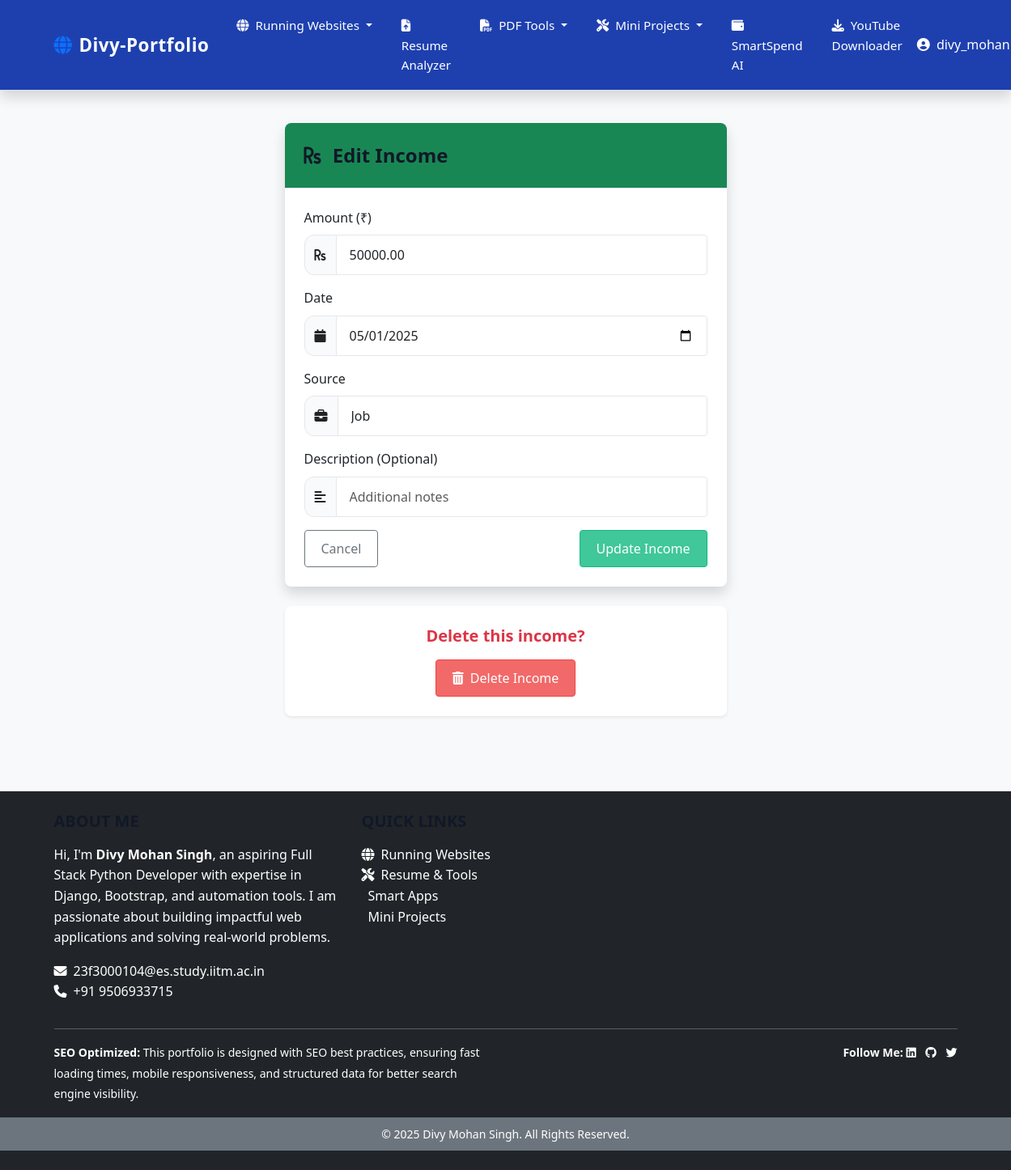
Screenshot of /smartspend/income/edit/1/ (signed in) with the database file from the repository.
### smartspend/models.py (models this page shows, shortened)
class Income(models.Model):
    user = models.ForeignKey(User, on_delete=models.CASCADE)
    amount = models.DecimalField(max_digits=10, decimal_places=2)
    date = models.DateField(default=timezone.now)
    source = models.CharField(max_length=100)
    description = models.CharField(max_length=200, blank=True)
    created_at = models.DateTimeField(auto_now_add=True)

### smartspend/views.py (the view)
# urls.py: path('income/edit/<int:income_id>/', views.edit_income, name='edit_income'),
@login_required
def edit_income(request, income_id):
    income = get_object_or_404(Income, id=income_id, user=request.user)
    if request.method == 'POST':
        form = IncomeForm(request.POST, instance=income)
        if form.is_valid():
            form.save()
            messages.success(request, "Income updated successfully!")
            return redirect('smartspend:list_incomes')
    else:
        form = IncomeForm(instance=income)
    return render(request, 'smartspend/add_income.html', {
        'form': form,
        'income': income,
        'edit_mode': True
    })

### smartspend/forms.py
class IncomeForm(forms.ModelForm):
    class Meta:
        model = Income
        fields = ['amount', 'date', 'source', 'description']
        widgets = {
            'date': forms.DateInput(attrs={'type': 'date'}),
            'source': forms.TextInput(attrs={'placeholder': 'Source of income'}),
            'description': forms.TextInput(attrs={'placeholder': 'Additional notes'}),
        }

### templates/smartspend/add_income.html (shortened to what this page needs)
{% extends 'base.html' %}
{% block content %}
<div class="row justify-content-center">
    <div class="col-md-8 col-lg-6">
        <div class="card shadow">
            <div class="card-header bg-success text-white">
                <h4 class="mb-0">
                    <i class="fas fa-rupee-sign me-2"></i>
                    {% if edit_mode %}Edit{% else %}Add New{% endif %} Income
                </h4>
            </div>
            <div class="card-body">
                <form method="post">
                    <div class="mb-3">
                        <label for="id_amount" class="form-label">Amount (₹)</label>
                        <div class="input-group">
                            <span class="input-group-text"><i class="fas fa-rupee-sign"></i></span>
                            <input type="number" name="amount" step="0.01" min="0.01" id="id_amount" class="form-control" value="{{ form.amount.value|default:'' }}" required>
                        </div>
                    </div>
                    <div class="mb-3">
                        <label for="id_date" class="form-label">Date</label>
                        <div class="input-group">
                            <span class="input-group-text"><i class="fas fa-calendar"></i></span>
                            <input type="date" name="date" id="id_date" class="form-control" value="{% if form.date.value %}{{ form.date.value|date:'Y-m-d' }}{% endif %}" required>
                        </div>
                    </div>
                    <div class="mb-3">
                        <label for="id_source" class="form-label">Source</label>
                        <div class="input-group">
                            <span class="input-group-text"><i class="fas fa-briefcase"></i></span>
                            <input type="text" name="source" id="id_source" class="form-control" value="{{ form.source.value|default:'' }}" placeholder="Source of income" required>
                        </div>
                    </div>
                    <div class="mb-3">
                        <label for="id_description" class="form-label">Description (Optional)</label>
                        <div class="input-group">
                            <span class="input-group-text"><i class="fas fa-align-left"></i></span>
                            <input type="text" name="description" id="id_description" class="form-control" value="{{ form.description.value|default:'' }}" placeholder="Additional notes">
                        </div>
                    </div>
                    <div class="d-flex justify-content-between">
                        {% if edit_mode %}
                            <a href="{% url 'list_incomes' %}" class="btn btn-outline-secondary">Cancel</a>
                            <button type="submit" class="btn btn-success">Update Income</button>
                        {% else %}
                            <a href="{% if next %}{{ next }}{% else %}{% url 'dashboard' %}{% endif %}" class="btn btn-outline-secondary">Cancel</a>
                            <button type="submit" class="btn btn-success">Add Income</button>
                        {% endif %}
                    </div>
                </form>
            </div>
        </div>
        {% if edit_mode %}
        <div class="card mt-4 shadow-sm border-danger">
            <div class="card-body text-center">
                <h5 class="text-danger mb-3">Delete this income?</h5>
                <a href="{% url 'delete_income' income.id %}" class="btn btn-danger" onclick="return confirm('Are you sure you want to delete this income?')">
                    <i class="fas fa-trash-alt me-1"></i> Delete Income
                </a>
            </div>
        </div>
        {% endif %}
    </div>
</div>
{% endblock %}

### templates/base.html (shortened to what this page needs)
{% load static %}
<!DOCTYPE html>
<html lang="en" data-bs-theme="light">
<head>
    <link href="https://cdn.jsdelivr.net/npm/bootstrap@5.3.0-alpha1/dist/css/bootstrap.min.css" rel="stylesheet">
    <link rel="stylesheet" href="https://cdnjs.cloudflare.com/ajax/libs/font-awesome/6.4.0/css/all.min.css">
    <link rel="stylesheet" href="{% static 'css/base.css' %}">
    <link rel="stylesheet" href="{% static 'css/main.css' %}">
    <link rel="stylesheet" href="{% static 'css/style.css' %}">
    <link rel="stylesheet" href="https://cdnjs.cloudflare.com/ajax/libs/animate.css/4.1.1/animate.min.css">
</head>
<body class="fade-in">
<nav class="navbar navbar-expand-lg navbar-dark bg-dark sticky-top shadow">
    <div class="container">
        <a class="navbar-brand" href="{% url 'home' %}">
            <i class="fas fa-globe text-primary me-2"></i>Divy-Portfolio
        </a>
        <div class="collapse navbar-collapse" id="navbarNav">
            <ul class="navbar-nav me-auto">
                <li class="nav-item dropdown">
                    <a class="nav-link dropdown-toggle" href="#" role="button" data-bs-toggle="dropdown">
                        <i class="fas fa-globe me-1"></i> Running Websites
                    </a>
                </li>
                <li class="nav-item">
                    <a class="nav-link {% if request.path == '/resume/upload/' %}active{% endif %}" href="{% url 'resume:upload_resume' %}">
                        <i class="fas fa-file-upload me-1"></i> Resume Analyzer
                    </a>
                </li>
                <li class="nav-item dropdown">
                    <a class="nav-link dropdown-toggle" href="#" role="button" data-bs-toggle="dropdown">
                        <i class="fas fa-file-pdf me-1"></i> PDF Tools
                    </a>
                </li>
                <li class="nav-item dropdown">
                    <a class="nav-link dropdown-toggle" href="#" role="button" data-bs-toggle="dropdown">
                        <i class="fas fa-tools me-1"></i> Mini Projects
                    </a>
                </li>
                <li class="nav-item">
                    <a class="nav-link {% if request.path == '/smartspend/' %}active{% endif %}" href="{% url 'smartspend:dashboard' %}">
                        <i class="fas fa-wallet me-1"></i> SmartSpend AI
                    </a>
                </li>
                <li class="nav-item">
                    <a class="nav-link {% if request.path == '/youtube/' %}active{% endif %}" href="{% url 'youtube_media_downloader:index' %}">
                        <i class="fas fa-download me-1"></i> YouTube Downloader
                    </a>
                </li>
            </ul>
                <div class="d-flex align-items-center">
                    {% if user.is_authenticated %}
                    <div class="nav-item dropdown">
                        <a class="nav-link dropdown-toggle text-white" href="#" role="button" data-bs-toggle="dropdown">
                            <i class="fas fa-user-circle me-1"></i> <span>{{ user.username }}</span>
                        </a>
                    </div>
                    {% else %}
                    <a href="{% url 'smartspend:login' %}" class="btn btn-outline-light btn-sm">
                        <i class="fas fa-sign-in-alt me-1"></i> SmartSpend Login
                    </a>
                    {% endif %}
                </div>
            </div>
        </div>
    </nav>
    <div class="container my-4">
        {% block content %}{% endblock %}
    </div>
    <footer class="bg-dark text-white py-4 mt-5">
        <div class="container">
            <div class="row">
                <div class="col-md-4 mb-3">
                    <h5 class="text-uppercase">About Me</h5>
                    <p>
                        Hi, I'm <strong>Divy Mohan Singh</strong>, an aspiring Full Stack Python Developer with expertise in Django, Bootstrap, and automation tools. I am passionate about building impactful web applications and solving real-world problems.
                    </p>
                    <a href="mailto:23f3000104@es.study.iitm.ac.in" class="text-white text-decoration-none">
                        <i class="fas fa-envelope me-2"></i>23f3000104@es.study.iitm.ac.in
                    </a>
                    <br>
                    <a href="tel:+919506933715" class="text-white text-decoration-none">
                        <i class="fas fa-phone me-2"></i>+91 9506933715
                    </a>
                </div>
                <div class="col-md-4 mb-3">
                    <h5 class="text-uppercase">Quick Links</h5>
                    <ul class="list-unstyled">
                        <li><a href="#live-websites" class="text-white text-decoration-none"><i class="fas fa-globe me-2"></i>Running Websites</a></li>
                        <li><a href="#resume-tools" class="text-white text-decoration-none"><i class="fas fa-tools me-2"></i>Resume & Tools</a></li>
                        <li><a href="#smart-apps" class="text-white text-decoration-none">Smart Apps</a></li>
                        <li><a href="#mini-projects" class="text-white text-decoration-none">Mini Projects</a></li>
                    </ul>
                </div>
            </div>
            <hr class="bg-light">
            <div class="row">
                <div class="col-md-6">
                    <p class="mb-0">
                        <small>
                            <strong>SEO Optimized:</strong> This portfolio is designed with SEO best practices, ensuring fast loading times, mobile responsiveness, and structured data for better search engine visibility.
                        </small>
                    </p>
                </div>
                <div class="col-md-6 text-end">
                    <p class="mb-0">
                        <small>
                            <strong>Follow Me:</strong>
                            <a href="https://www.linkedin.com/in/divy-mohan-singh" target="_blank" class="text-white text-decoration-none me-2"><i class="fab fa-linkedin"></i></a>
                            <a href="https://github.com/divymohansingh" target="_blank" class="text-white text-decoration-none me-2"><i class="fab fa-github"></i></a>
                            <a href="https://twitter.com/divymohansingh" target="_blank" class="text-white text-decoration-none"><i class="fab fa-twitter"></i></a>
                        </small>
                    </p>
                </div>
            </div>
        </div>
        <div class="bg-secondary text-center py-2 mt-3">
            <small>&copy; 2025 Divy Mohan Singh. All Rights Reserved.</small>
        </div>
    </footer>
</body>
</html>

### static/css/base.css (style rules this page uses)
body { font-family: 'Segoe UI', Tahoma, Geneva, Verdana, sans-serif; background-color: #f8f9fa; color: #212529; margin: 0; padding: 0; line-height: 1.6; }
.navbar { background-color: #ffffff; border-bottom: 1px solid #dee2e6; box-shadow: 0 2px 4px rgba(0, 0, 0, 0.05); }
.navbar-brand { font-size: 1.6rem; font-weight: 700; color: #0d6efd; }
.navbar-nav .nav-link { color: #495057; padding: 0.5rem 1rem; transition: all 0.3s ease-in-out; }
.btn { border-radius: 6px; transition: all 0.3s ease; }
.form-control { background-color: #fff; color: #212529; border: 1px solid #ced4da; border-radius: 5px; transition: all 0.3s ease; }
.card { background-color: #ffffff; border: 1px solid #dee2e6; border-radius: 10px; box-shadow: 0 4px 10px rgba(0, 0, 0, 0.05); margin-bottom: 1.5rem; }
.card-header { background-color: #f1f3f5; border-bottom: 1px solid #dee2e6; font-weight: 600; }
.text-primary { color: #0d6efd !important; }
.mt-3 { margin-top: 1rem !important; }
.mt-5 { margin-top: 3rem !important; }

### static/css/style.css (style rules this page uses)
body { font-family: 'Segoe UI', Tahoma, Geneva, Verdana, sans-serif; background-color: #f8f9fa; color: #333; }
h1, h2, h3, h4, h5, h6 { font-weight: 600; }
.card { border-radius: 8px; box-shadow: 0 4px 6px rgba(0, 0, 0, 0.05); margin-bottom: 20px; overflow: hidden; }
.card-header { font-weight: 600; }
.btn { border-radius: 4px; font-weight: 500; }
.navbar { box-shadow: 0 2px 4px rgba(0, 0, 0, 0.05); }
.navbar-brand { font-weight: 700; font-size: 1.4rem; }
.form-control { border-radius: 4px; }
footer { border-top: 1px solid #e6e6e6; }

### rows the page displays
Income: amount "50000.00", date "05/01/2025", source "Job"

### other values shown
{{ user.username }} "divy_mohan"
